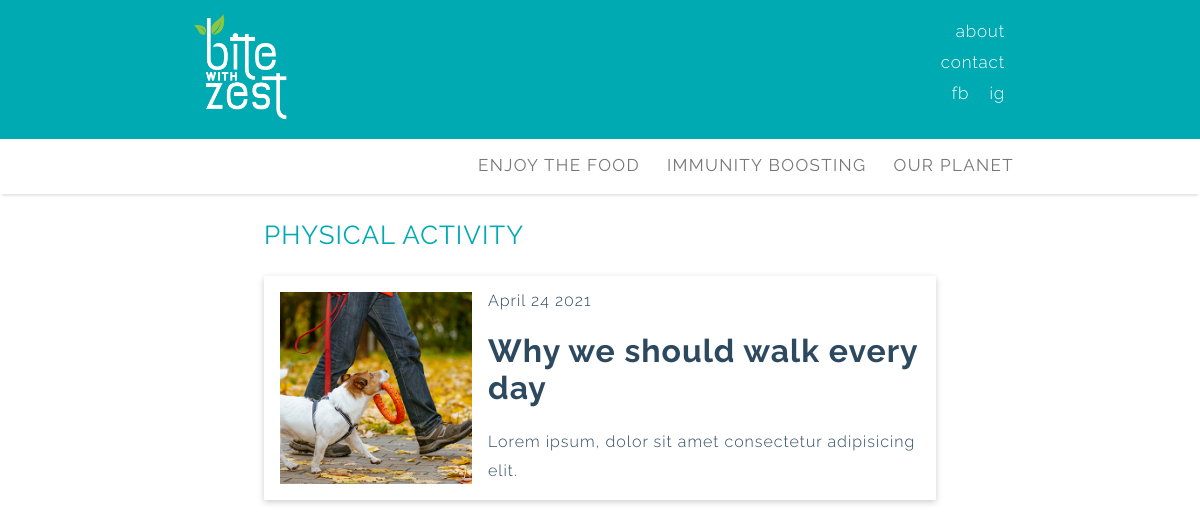
Screenshot of /filter/sub/physical-activity/ with the database file from the repository.
### blog/models.py (models this page shows, shortened)
class Category(models.Model):
    description = models.CharField(max_length=200, unique=True)
    status = models.IntegerField(choices=STATUS, default=0)
    slug = models.SlugField(max_length=200,unique=True, default='')
    class Meta:
        verbose_name_plural = 'Categories'

class SubCategory(models.Model):
    name = models.CharField(max_length=100, unique=True)
    category = models.CharField(max_length=200, choices=category_list, default='')
    status = models.IntegerField(choices=STATUS, default=0)
    slug = models.SlugField(max_length=200,unique=True, default='')
    class Meta:
        verbose_name_plural = 'Sub Categories'

class Post(models.Model):
    titleplus = models.TextField(max_length=240, default='')
    author = models.ForeignKey(User, on_delete= models.CASCADE,related_name='blog_posts')
    updated_on = models.DateTimeField(auto_now= True)
    created_on = models.DateTimeField(auto_now_add=True)
    custom_date = models.DateTimeField(null= True,blank=True)
    category = models.CharField(max_length=200, choices=category_list, default='')
    subcategory = models.CharField(max_length=200, choices=subcategory_list, default='uncategorized')
    status = models.IntegerField(choices=STATUS, default=0)
    cardtype = models.IntegerField(choices=CARDTYPE, default=0)
    thumbnail = models.FileField(upload_to=path_and_rename,blank=True)
    thumbnail_desc = models.CharField(max_length=200,default='',blank=True)
    opener_pic= models.FileField(upload_to=path_and_rename_opener,blank=True)
    intro = RichTextUploadingField()
    title = models.CharField(max_length=200, unique=True)
    slug = models.SlugField(max_length=200, unique=True)
    maintext = RichTextUploadingField(default='')
    intro1 = RichTextUploadingField(default='',blank=True)
    intro_pic= models.FileField(upload_to=path_and_rename_intro,blank=True)
    intro_pic_desc = models.CharField(max_length=200,default='',blank=True)
    legend = RichTextUploadingField(default='',blank=True)
    add_pic = models.FileField(upload_to=path_and_rename_add,blank=True)
    add_pic_desc = models.CharField(max_length=200,default='',blank=True)
    ingredients = RichTextField(blank=True)
    preparationtext = RichTextUploadingField(default='',blank=True)
    main_pic = models.FileField(upload_to=path_and_rename_main,blank=True)
    main_pic_desc = models.CharField(max_length=200,default='',blank=True)
    tip = RichTextField(default='',blank=True)
    relates_to = models.ForeignKey('self', on_delete=models.CASCADE, default=1)
    relates_to_desc = models.CharField(max_length=300,default='',blank=True)
    outro = RichTextUploadingField(default='',blank=True)
    class Meta:
        ordering = ['-created_on']
        verbose_name_plural = 'Posts'

### blog/views.py (the view)
# urls.py: path('filter/sub/<slug:slug>/', views.SubCategoryList.as_view(), name='subcategory_view'),
class SubCategoryList(generic.DetailView):
    model = SubCategory
    template_name = 'post_cat_list.html'
    def get_context_data(self, **kwargs):
        context = super(SubCategoryList, self).get_context_data(**kwargs)
        shared_context(context)
        return context

### blog/templates/post_cat_list.html (shortened to what this page needs)
{% extends "base.html" %}
{% load static %}
{% block post_showcase %}
<div class="gallery-cat" id="galleryCat">
  <header class="post-cat-header">
    {% if request.resolver_match.url_name  == 'category_view' %}
    <h3 class="post-cat-title">{{object.description|upper}} </h3>
    {% elif request.resolver_match.url_name  == 'featured_view'%}
    <h3 class="post-cat-title">FEATURED </h3>
    {% else %}
    <h3 class="post-cat-title">{{object.name|upper}} </h3>
    {% endif %}
  </header>
  {% if request.resolver_match.url_name  == 'category_view' %}
    {% for post in post_cat_list %}
      {% if object.description == post.category %}
      <a href="{% url 'post_detail' post.slug  %}">
        <div class="post-cat-card">
          <div class="post-cat-card__img">
            <img src="../../media/post{{post.id}}/thumbs/post_thumb{{post.id}}.jpg" alt="">
          </div>
          <div class="post-cat-card__info">
            <div class="post-cat-card__date">
              <span>{{ post.created_on | date:"F d Y"}}</span>
            </div>
            <h1 class="post-cat-card__title">{{ post.title | safe }}</h1>
            <p class="post-cat-card__text">{{post.titleplus}}</p>
          </div>
        </div>
      </a>
      {% endif %}
    {% endfor %}
  {% elif request.resolver_match.url_name  == 'subcategory_view'  %}
    {% for post in post_subcat_list %}
      {% if object.name == post.subcategory %}
      <a href="{% url 'post_detail' post.slug  %}">
        <div class="post-cat-card">
          <div class="post-cat-card__img">
            <img src="../../../media/post{{post.id}}/thumbs/post_thumb{{post.id}}.jpg" alt="">
          </div>
          <div class="post-cat-card__info">
            <div class="post-cat-card__date">
              <span>{{ post.created_on | date:"F d Y"}}</span>
            </div>
            <h1 class="post-cat-card__title">{{ post.titleplus }}</h1>
            <p class="post-cat-card__text">Lorem ipsum, dolor sit amet consectetur adipisicing elit. </p>
          </div>
        </div>
      </a>
      {% endif %}
    {% endfor %}
  {% endif %}
</div>
{% endblock  %}

### blog/templates/base.html (shortened to what this page needs)
{% load static %}
<!DOCTYPE html>
<html lang="en">
	<head>
		<link rel="stylesheet" href="/static/css/style.css" />
		<link rel="stylesheet" href="/static/css/responsive.css" />
	</head>
<body onresize="resizeWindow()">
<div class="header-wrapper">
	<div class="header">
		<div class="logo">
			<a href="/"><img src="{% static 'img/BwZ_logo_W.png' %}" alt="logo"></a>
		</div>
		<div class="header-nav">
			<ul>
				<li><a href="/">about</a></li>
				<li><a href="javascript:void(0)">contact</a></li>
				<li><a href="javascript:void(0)">fb</a>  <a href="javascript:void(0)">ig</a></li>
			</ul>
		</div>
	</div>
</div>
<div class="topnav-wrapper" id="myTopnavWrapper">
	<div class="topnav" id="myTopnav">
	<div class="desc">
	  {% for category in cat_list %}
	  <div class="dropdown">
		<button class="dropbtn"><a href="{% url 'category_view' category.slug  %}" class="">{{category.description}}</a></button>
	  </div>
	  {% endfor %}
	</div>
  </div>
</div>
	<div class="content" id="content">
		{% block post_showcase %}{% endblock post_showcase %}
	</div>
</body>
</html>

### static/css/style.css (style rules this page uses)
:root { --yellow: #ffc600; --black: rgb(45, 73, 95); --grey: #777777; --main: rgb(0, 170, 179); --main_transparent: rgba(0, 170, 179, 0.1); --divider-border-style: solid; --divider-color: var( --main ); --divider-border-width: 3px; }
*, *:before, *:after { box-sizing: border-box; }
body { font-family: Raleway, sans-serif; letter-spacing: 1px; margin: 0; font-weight: 300; }
button { font-family: Raleway, sans-serif; }
h1,h2,h3,h4,h5,h6 { margin: 0,0,5px,0; }
p { margin: 0; line-height: 29px; }
.content { display: grid; }
.post-cat-title { color: var(--main); font-weight: 400; font-size: 26px; }
@media (max-width: 1440px) { .post-cat-title { color: var(--main); font-weight: 400; font-size: 26px; } }

### static/css/responsive.css (style rules this page uses)
img { max-width: 100%; }
.topnav-wrapper { box-shadow: 0 4px 2px -2px rgba(0,0,0,.1); z-index: 1; max-width: 100%; background-color: #fff; }
.topnav { overflow: hidden; background-color: #fff; margin: auto ; width: 70%; z-index: 2; }
.topnav a { float: right; display: block; color: var(--grey); text-decoration: none; font-size: 17px; text-transform: uppercase; text-align: center; letter-spacing: 0.08em; }
.logo { max-width: 120px; }
.dropdown { float: right; overflow: hidden; }
.header-wrapper { background-color: var(--main); max-width: 100%; }
.header { background-color: var(--main); text-align: center; margin: auto; width: 70%; display: grid; grid-template-columns: auto auto; }
.header-nav { display: block; color: white; text-align: right; }
.header-nav a { color: white; font-size: 17px; letter-spacing: .05em; padding-right: 15px; }
.header-nav>ul { list-style-type: none; line-height: 30px; }
.dropdown .dropbtn { font-size: 17px; border: none; color: var(--grey); background-color: inherit; line-height: 20px; text-transform: uppercase; letter-spacing: 0.08em; text-align: center; }
@media (min-width: 960px) { .dropdown .dropbtn { font-size: 17px; border: none; color: var(--grey); padding-left: 21px; background-color: inherit; line-height: 50px; text-transform: uppercase; letter-spacing: 0.08em; text-align: center; } }
@media (min-width: 960px) { .gallery-cat { display: block; margin: auto auto 30px; width: 56%; height: 100vmax; } }
@media (min-width: 960px) { .post-cat-card { max-width: 80rem; max-height: 14rem; margin-bottom: 1rem; box-shadow: 0 0.1rem 0.4rem rgba(0,0,0,0.2); display: flex; align-items: center; height: 14rem; } }
@media (min-width: 960px) { .post-cat-card__img { min-width: 12rem; max-width: 14rem; height: 12rem; width: 12rem; transform: translateX(1rem); position: relative; } }
@media (min-width: 960px) { .post-cat-card__img img { width: 100%; height: 100%; object-fit: cover; } }
@media (min-width: 960px) { .post-cat-card__info { padding-left: 2rem; } }
@media (min-width: 960px) { a { text-decoration: none; color: var(--black); } }

### rows the page displays
Category: description "OUR PLANET"
Category: description "IMMUNITY BOOSTING"
Category: description "ENJOY THE FOOD"
SubCategory: name "PHYSICAL ACTIVITY"
Post: created_on "April 24 2021", titleplus "Why we should walk every day"
